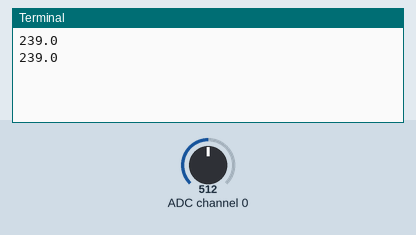
Simulated run of this program. Board: Raspberry Pi (BCM pin numbers). On the bench: the last lines printed to the terminal. The test bench sets the inputs (shaded band); at power-on: ADC channel 0 = 512 (analog values on the 0–1023 scale).

Above: at 1.2 s.
1.3 s: ADC channel 0 set to 716
At 2.6 s:
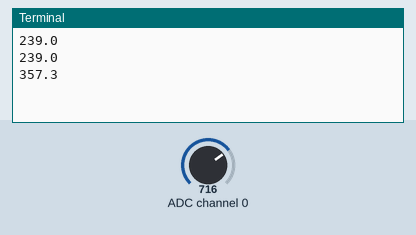
2.8 s: ADC channel 0 set to 900
At 3.6 s:
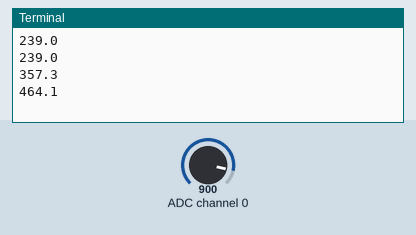
Timing chart, 0 to 5.8 s (numbered marks = the images above; inputs shaded):
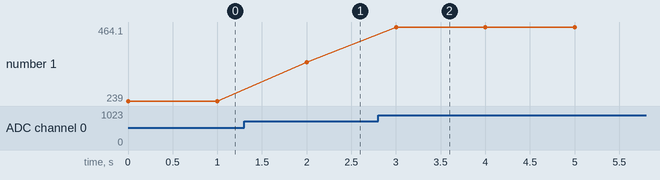

The program:

tmp36.py
```python
import RPi.GPIO as GPIO
import time
import datetime
# change these as desired - they're the pins connected from the
# SPI port on the ADC to the GPIO Pins on the Raspi


# MCP3008 to Raspi (PiCobbler) Pin connections
class PINS:
    SPICLK = 18
    SPIMISO = 23
    SPIMOSI = 24
    SPICS = 25

 # set up the SPI interface pins
def initialize():
    GPIO.setmode(GPIO.BCM)
    GPIO.setwarnings(False)
    GPIO.setup(PINS.SPIMOSI, GPIO.OUT)
    GPIO.setup(PINS.SPIMISO, GPIO.IN)
    GPIO.setup(PINS.SPICLK, GPIO.OUT)
    GPIO.setup(PINS.SPICS, GPIO.OUT)


# Function to read data from Analog Pin 0 from MCP3008 (don't need to edit)
# This function will be called in our loop to get the current sensor value
def readadc(adcnum, clockpin, mosipin, misopin, cspin):
    if ((adcnum > 7) or (adcnum < 0)):
            return -1
    GPIO.output(cspin, True)

    GPIO.output(clockpin, False)  # start clock low
    GPIO.output(cspin, False)     # bring CS low

    commandout = adcnum
    commandout |= 0x18  # start bit + single-ended bit
    commandout <<= 3    # we only need to send 5 bits here
    for i in range(5):
            if (commandout & 0x80):
                    GPIO.output(mosipin, True)
            else:
                    GPIO.output(mosipin, False)
            commandout <<= 1
            GPIO.output(clockpin, True)
            GPIO.output(clockpin, False)

    adcout = 0
    # read in one empty bit, one null bit and 10 ADC bits
    for i in range(12):
            GPIO.output(clockpin, True)
            GPIO.output(clockpin, False)
            adcout <<= 1
            if (GPIO.input(misopin)):
                    adcout |= 0x1

    GPIO.output(cspin, True)

    adcout /= 2       # first bit is 'null' so drop it
    return adcout


sensor_pin = 0
initialize()

while True:
    sensor_data = readadc(sensor_pin,
                                  PINS.SPICLK,
                                  PINS.SPIMOSI,
                                  PINS.SPIMISO,
                                  PINS.SPICS)

    millivolts = sensor_data * (3300.0 / 1024.0)
    # 10 mv per degree
    temp_C = ((millivolts - 100.0) / 10.0) - 40.0
    # convert celsius to fahrenheit
    temp_F = (temp_C * 9.0 / 5.0) + 32
    # remove decimal point from millivolts
    millivolts = "%d" % millivolts
    # show only one decimal place for temprature and voltage readings
    temp_C = "%.1f" % temp_C
    temp_F = "%.1f" % temp_F

    print(temp_F)
    time.sleep(1)
```

Measured:
- after the input at 1.3 s, the terminal: prints a new line after 0.70 s (image 1)
- after the input at 2.8 s, the terminal: prints a new line after 0.20 s (image 2)
- plotted number 1: 239 → 357.3 after the input at 1.3 s, 357.3 → 464.1 after the input at 2.8 s
